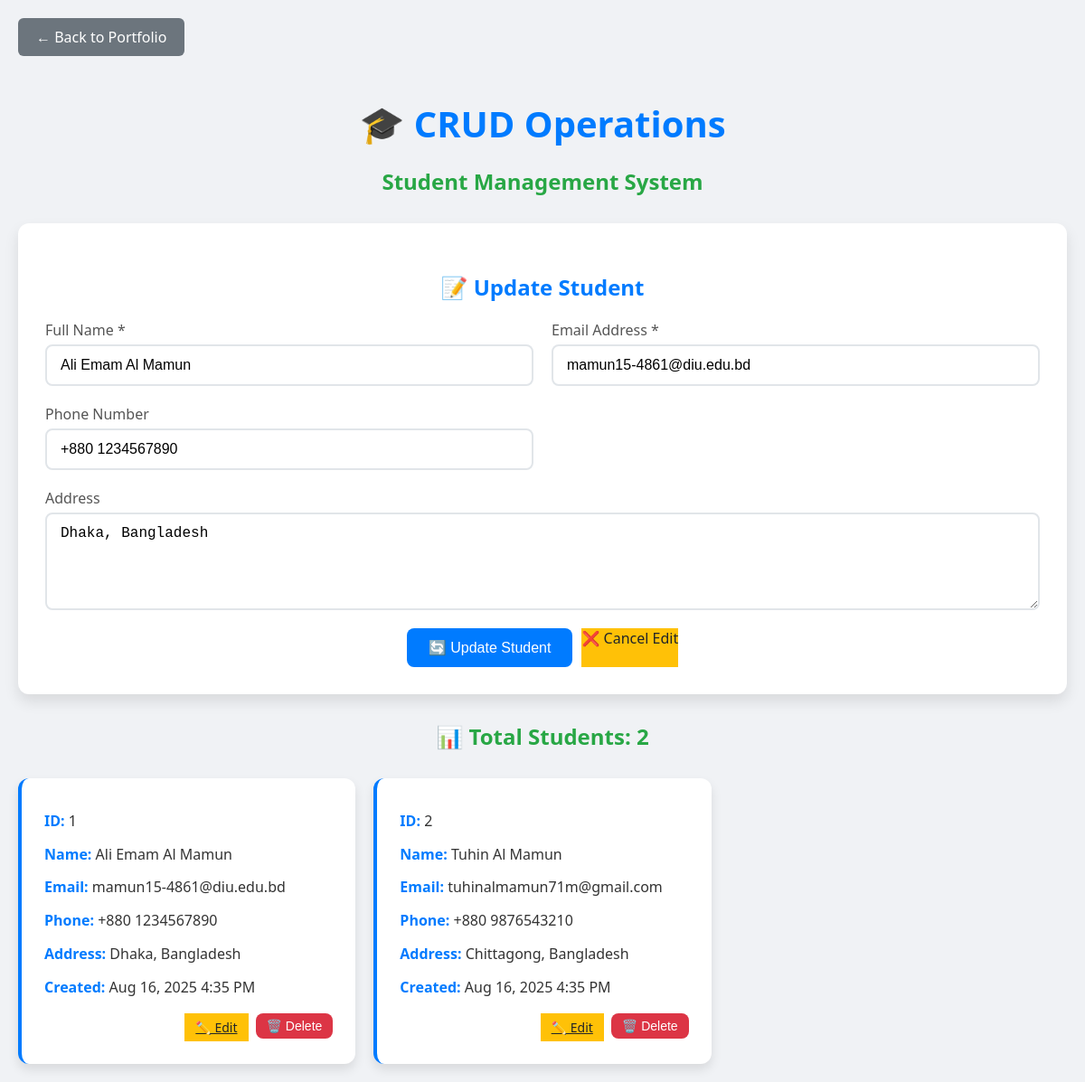
Screenshot of /crud_operations.php?edit=1 with the database file from the repository.
### tables this page shows
CREATE TABLE IF NOT EXISTS crud_operations (
    id INT(6) UNSIGNED AUTO_INCREMENT PRIMARY KEY,
    name VARCHAR(50) NOT NULL,
    email VARCHAR(50) NOT NULL,
    phone VARCHAR(20),
    address TEXT,
    created_at TIMESTAMP DEFAULT CURRENT_TIMESTAMP,
    updated_at TIMESTAMP DEFAULT CURRENT_TIMESTAMP ON UPDATE CURRENT_TIMESTAMP
);

### crud_operations.php (the view, shortened to what this page needs)
<!DOCTYPE html>
<html lang="en">
<head>
</head>
<body>
    <div class="container">
        <a href="portfolio.php" class="nav-link">← Back to Portfolio</a>
        <h1>🎓 CRUD Operations</h1>
        <h2>Student Management System</h2>
        <?php
        require_once 'db_connect.php';
        $edit_student = null;
        if (isset($_GET['edit'])) {
            $edit_id = (int)$_GET['edit'];
            $edit_sql = "SELECT * FROM crud_operations WHERE id=$edit_id";
            $edit_result = mysqli_query($conn, $edit_sql);
            $edit_student = mysqli_fetch_assoc($edit_result);
        }
        ?>
        <div class="form-container">
            <h3 class="form-title">
                <?php echo $edit_student ? '📝 Update Student' : '➕ Add New Student'; ?>
            </h3>
            <form method="POST">
                <div class="form-grid">
                    <div class="form-group">
                        <label for="name">Full Name *</label>
                        <input type="text" id="name" name="name" required
                               value="<?php echo $edit_student ? htmlspecialchars($edit_student['name']) : ''; ?>">
                    </div>
                    <div class="form-group">
                        <label for="email">Email Address *</label>
                        <input type="email" id="email" name="email" required
                               value="<?php echo $edit_student ? htmlspecialchars($edit_student['email']) : ''; ?>">
                    </div>
                    <div class="form-group">
                        <label for="phone">Phone Number</label>
                        <input type="tel" id="phone" name="phone"
                               value="<?php echo $edit_student ? htmlspecialchars($edit_student['phone']) : ''; ?>">
                    </div>
                    <div class="form-group full-width">
                        <label for="address">Address</label>
                        <textarea id="address" name="address"><?php echo $edit_student ? htmlspecialchars($edit_student['address']) : ''; ?></textarea>
                    </div>
                </div>
                <div class="btn-group">
                    <button type="submit" class="btn-primary">
                        <?php echo $edit_student ? '🔄 Update Student' : '➕ Add Student'; ?>
                    </button>
                    <?php if ($edit_student): ?>
                        <a href="crud_operations.php" class="btn-warning" style="text-decoration: none; display: inline-block;">
                            ❌ Cancel Edit
                        </a>
                    <?php endif; ?>
                </div>
            </form>
        </div>
        <?php
        $sql_count = "SELECT COUNT(*) AS total FROM crud_operations";
        $count_result = mysqli_query($conn, $sql_count);
        if ($count_row = mysqli_fetch_assoc($count_result)) {
            echo "<h2>📊 Total Students: {$count_row['total']}</h2>";
        }
        $sql = "SELECT * FROM crud_operations ORDER BY created_at DESC";
        $result = mysqli_query($conn, $sql);
        if (mysqli_num_rows($result) > 0) {
            echo "<div class='card-container'>";
            while($row = mysqli_fetch_assoc($result)) {
                echo "<div class='student-card'>
                        <div class='student-info'>
                            <p><strong>ID:</strong> {$row['id']}</p>
                            <p><strong>Name:</strong> " . htmlspecialchars($row['name']) . "</p>
                            <p><strong>Email:</strong> " . htmlspecialchars($row['email']) . "</p>
                            <p><strong>Phone:</strong> " . htmlspecialchars($row['phone']) . "</p>
                            <p><strong>Address:</strong> " . htmlspecialchars($row['address']) . "</p>
                            <p><strong>Created:</strong> " . date('M j, Y g:i A', strtotime($row['created_at'])) . "</p>
                        </div>
                        <div class='card-actions'>
                            <a href='crud_operations.php?edit={$row['id']}' class='btn-warning btn-sm'>✏️ Edit</a>
                            <form method='POST' style='display: inline;' onsubmit='return confirm(\"Are you sure you want to delete this student?\");'>
                                <input type='hidden' name='action' value='delete'>
                                <input type='hidden' name='id' value='{$row['id']}'>
                                <button type='submit' class='btn-danger btn-sm'>🗑️ Delete</button>
                            </form>
                        </div>
                      </div>";
            }
            echo "</div>";
        } else {
            echo "<div class='no-data'>📋 No students found in the database.<br><small>Add your first student using the form above!</small></div>";
        }
        ?>
    </div>
</body>
</html>

### crud_operations.php (style rules this page uses)
body { font-family: 'Segoe UI', Tahoma, Geneva, Verdana, sans-serif; background: #f0f2f5; margin: 0; padding: 20px; color: #333; }
.container { max-width: 1200px; margin: 0 auto; }
h1 { text-align: center; color: #007bff; margin-bottom: 10px; font-size: 2.5rem; }
h2 { text-align: center; color: #28a745; margin-bottom: 30px; }
.form-container { background: #fff; border-radius: 12px; padding: 30px; margin-bottom: 30px; box-shadow: 0 8px 16px rgba(0, 0, 0, 0.1); }
.form-title { color: #007bff; margin-bottom: 20px; text-align: center; font-size: 1.5rem; }
.form-grid { display: grid; grid-template-columns: 1fr 1fr; gap: 20px; margin-bottom: 20px; }
.form-group { display: flex; flex-direction: column; }
.form-group.full-width { grid-column: span 2; }
label { color: #555; font-weight: 500; margin-bottom: 5px; }
input[type="text"], input[type="email"], input[type="tel"], textarea { padding: 12px 15px; border: 2px solid #e1e5e9; border-radius: 8px; font-size: 1rem; transition: border-color 0.3s ease; }
textarea { resize: vertical; min-height: 80px; }
.btn-group { display: flex; gap: 10px; justify-content: center; }
button { padding: 12px 24px; border: none; border-radius: 8px; font-size: 1rem; font-weight: 500; cursor: pointer; transition: all 0.3s ease; }
.btn-primary { background: #007bff; color: white; }
.btn-warning { background: #ffc107; color: #212529; }
.btn-danger { background: #dc3545; color: white; }
.card-container { display: grid; grid-template-columns: repeat(auto-fill, minmax(350px, 1fr)); gap: 20px; margin-top: 30px; }
.student-card { background: #fff; border-radius: 12px; padding: 25px; box-shadow: 0 6px 12px rgba(0, 0, 0, 0.1); transition: transform 0.3s ease, box-shadow 0.3s ease; border-left: 4px solid #007bff; }
.student-info { line-height: 1.8; margin-bottom: 15px; }
.student-info p { margin: 8px 0; }
.student-info strong { color: #007bff; font-weight: 600; }
.card-actions { display: flex; gap: 8px; justify-content: flex-end; }
.btn-sm { padding: 6px 12px; font-size: 0.875rem; }
.nav-link { display: inline-block; padding: 10px 20px; background: #6c757d; color: white; text-decoration: none; border-radius: 6px; margin-bottom: 20px; transition: background 0.3s ease; }

### rows the page displays
crud_operations: name "Ali Emam Al Mamun", email "mamun15-4861@diu.edu.bd", phone "+880 1234567890", address "Dhaka, Bangladesh", id "1", created_at "Aug 16, 2025 4:35 PM"
crud_operations: id "2", name "Tuhin Al Mamun", email "tuhinalmamun71m@gmail.com", phone "+880 9876543210", address "Chittagong, Bangladesh", created_at "Aug 16, 2025 4:35 PM"

### other values shown
$count_row['total'] "2"
